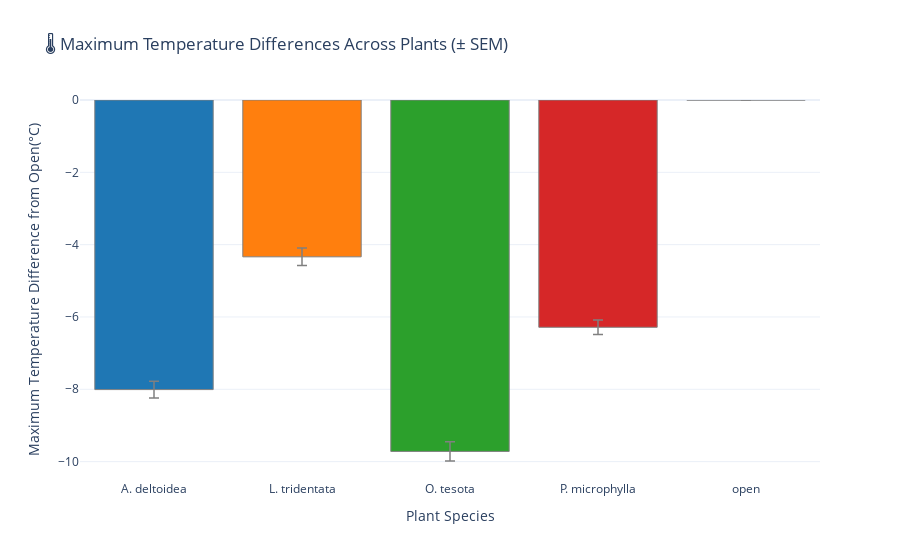

The code cell stored with this chart in its notebook:
### Code cell
# Temperature range plot 
bar_colors = ['#1f77b4', '#ff7f0e', '#2ca02c', '#d62728', '#9467bd', '#8c564b', '#e377c2', '#7f7f7f']

fig = go.Figure()
fig.add_trace(go.Bar(
    x=plant_names,
    y=max_temp_diffs,
    name="", 
    showlegend=False,
    error_y=dict(
        type='data',
        array=max_temp_sem,
        visible=True,
        thickness=1.5,
        width=5,
        color='gray'),
    marker=dict(color=bar_colors[:len(plant_names)], line=dict(color='gray', width=1)),
    hovertemplate=("<b>Plant:</b> %{x}<br>"
                   "<b>Max Temp Δ:</b> %{y:.2f}°C<br>"
                   "<b>± SEM:</b> %{error_y.array:.2f}°C")))

fig.update_layout(title="🌡️ Maximum Temperature Differences Across Plants (± SEM)", 
                  xaxis_title="Plant Species", 
                  yaxis_title="Maximum Temperature Difference from Open(°C)", 
                  template="plotly_white", 
                  bargap=0.2)

fig.show()
fig.write_html("max_temp_differences.html")

### Figure 1 — Plotly figure (JSON) as saved in the notebook; plotly's stock layout.template omitted (floating-point values rounded to 4 significant figures)
{"data": [{"error_y": {"array": [0.231, 0.243, 0.265, 0.199, 0], "color": "gray", "thickness": 1.5, "type": "data", "visible": true, "width": 5}, "hovertemplate": "<b>Plant:</b> %{x}<br><b>Max Temp Δ:</b> %{y:.2f}°C<br><b>± SEM:</b> %{error_y.array:.2f}°C", "marker": {"color": ["#1f77b4", "#ff7f0e", "#2ca02c", "#d62728", "#9467bd"], "line": {"color": "gray", "width": 1}}, "name": "", "showlegend": false, "type": "bar", "x": ["A. deltoidea", "L. tridentata", "O. tesota", "P. microphylla", "open"], "y": [-8.008, -4.337, -9.718, -6.285, 0]}], "layout": {"bargap": 0.2, "title": {"text": "🌡️ Maximum Temperature Differences Across Plants (± SEM)"}, "xaxis": {"title": {"text": "Plant Species"}}, "yaxis": {"title": {"text": "Maximum Temperature Difference from Open(°C)"}}}}
